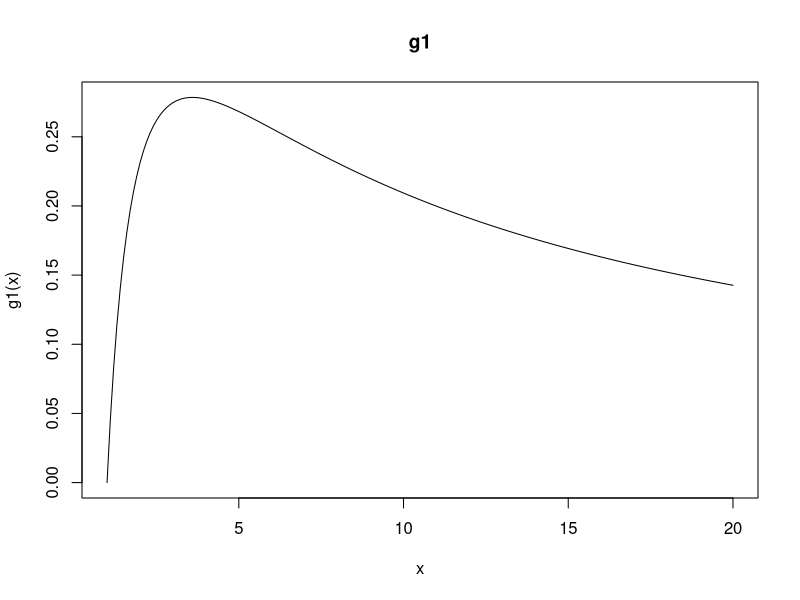
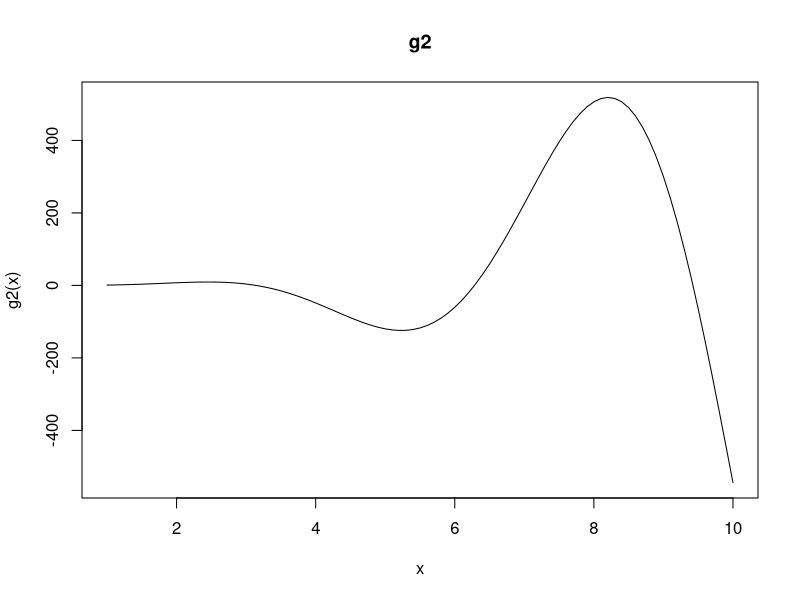
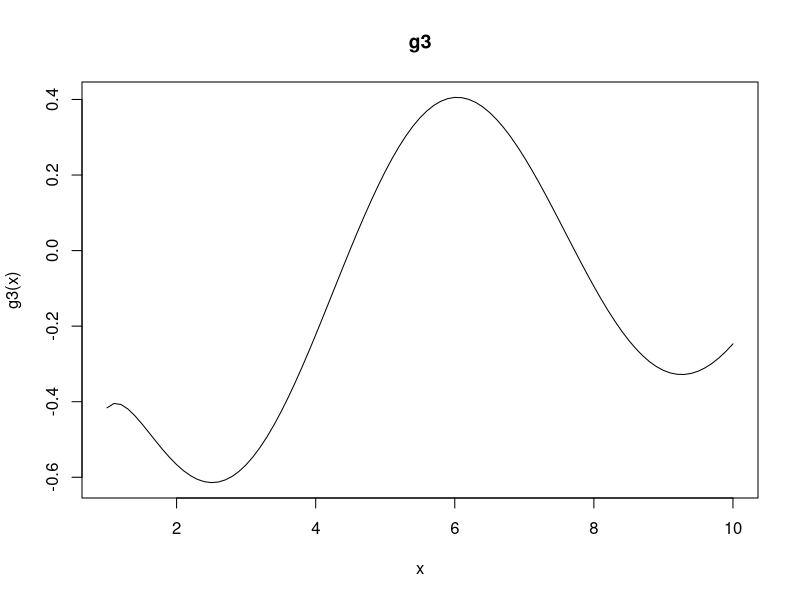
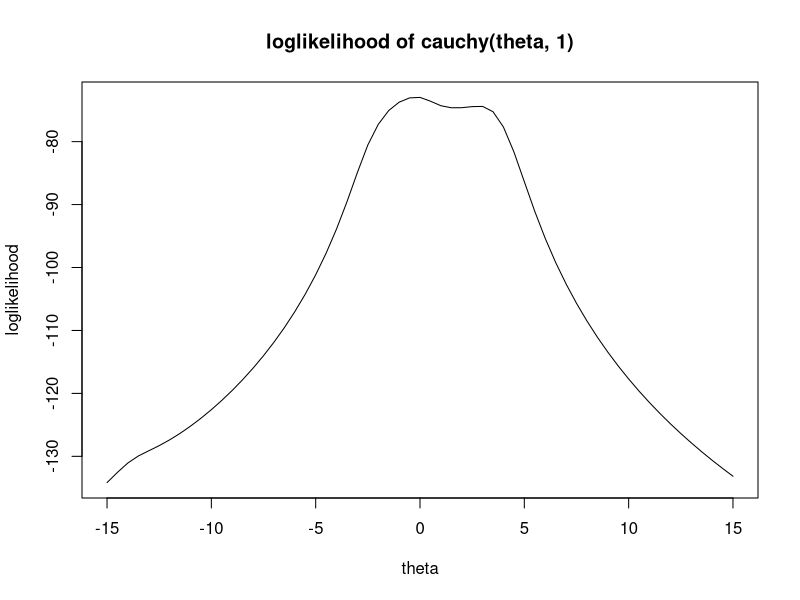

Write the R code that produced these figures, in order. (Note: this script raises an error after producing the figures.)
require("numDeriv")

g1<-function(x){
  log(x)/(1+x)
}

f3<-function(x){
  (1+1/x-log(x))/(1+x)^2
}

g2 <- function(x){
   ((3^(-x)/(x^2+6))+x^3)*sin(x)
}

g3 <- function(x){
  cos(x+1/x)/sqrt(x)
}

# Define function
myBisec<-function(f, a, b, threshold = 10^-8){
  maxiter<-1000
  err<-1
  niter<-0
  x0<-(a+b)/2
  while ( niter<=maxiter && err >= threshold){
    #update interval
    if (grad(f, a)*grad(f, x0) <=0)	{b<-x0}
    else	{a<-x0}
    #update x
    oldx0<-x0
    x0<-(a+b)/2
    #update error and niter
    err<-abs(oldx0-x0)
    niter<-niter+1
    #print(paste(niter,x0,err,sep="  "))
  }
  df = data.frame(algorithm = "bisection", initial = c(a,b), x_star = x0, optimag = f(x0), niter = niter)
  return(df)
}

myNewton<-function(f, x0, threshold = 10^-8){
  maxiter = 1000
  err = 1
  niter = 0
  x.init = x0
  while (niter<=maxiter && err >= threshold){
    #update x
    x1 = x0 - (grad(f, x0)/hessian(f, x0)[1])
    err = abs(x0-x1)
    x0 = x1
    niter = niter+1
    #print(paste(niter,x0,err,sep="  "))
  }
  df = data.frame(algorithm = "Newton", initial = x.init, x_star = round(x1, 4), optimag = round(f(x1), 4), niter = niter)
  return(df)
}

mySecant<-function(f, x0, x1, threshold = 10^-8){
  maxiter = 1000
  err = 1
  niter = 0
  x0.init = x0; x1.init = x1
  while (niter<=maxiter && err >= threshold){
    #update x
    x2 = x1 - grad(f, x1)*(x1-x0)/(grad(f,x1)-grad(f,x0))
    #update error and niter
    err = abs(x2-x1)
    x0 = x1
    x1 = x2
    niter = niter+1
    # to see each step
    #print(paste(niter,x1,err,sep="  "))
  }
  df = data.frame(algorithm = "Secant", initial = c(x0.init, x1.init), x_star = round(x2,4), optimag = round(f(x2),4), niter = niter)
  return(df)
}

# result
plot(seq(1,20,0.1),g1(seq(1,20,0.1)),type='l',xlab="x",ylab="g1(x)",main="g1")
myBisec(g1, 1,5)
myNewton(g1, 1)
mySecant(g1, 1, 5)
optimize(g1,c(1,5), maximum = T)
system.time(for(i in 1:10^3) myBisec(g1, 1,5))
system.time(for(i in 1:10^3) myNewton(g1, 1))
system.time(for(i in 1:10^3) mySecant(g1, 1,5))
system.time(for(i in 1:10^3) optimize(g1,c(1,5), maximum = T))


plot(seq(1,10,0.1),g2(seq(1,10,0.1)),type='l',xlab="x",ylab="g2(x)",main="g2")
myBisec(g2, 7,10)
myNewton(g2, 8)
mySecant(g2, 7, 10)
optimize(g2,c(7,10), maximum = T)
system.time(for(i in 1:10^3) myBisec(g2, 7,10))
system.time(for(i in 1:10^3) myNewton(g2, 8))
system.time(for(i in 1:10^3) mySecant(g2, 7, 10))
system.time(for(i in 1:10^3) optimize(g2,c(7,10), maximum = T))

plot(seq(1,10,0.1),g3(seq(1,10,0.1)),type='l',xlab="x",ylab="g3(x)",main="g3")
myBisec(g3, 5,7)
myNewton(g3, 5)
mySecant(g3, 5, 7)
system.time(for(i in 1:10^3) myBisec(g3, 5,7))
system.time(for(i in 1:10^3) myNewton(g3, 5))
system.time(for(i in 1:10^3) mySecant(g3, 5,7))
system.time(for(i in 1:10^3) optimize(g3,c(5,7), maximum = T))


#Exercise2.1
#a) log-likelihood
x.prob1 = c(1.77,-0.23,2.76,3.80,3.47,56.75,-1.34,4.24,-2.44,3.29,3.71,-2.40,
  4.53,-0.07,-1.05,-13.87,-2.53,-1.75,0.27,43.21)
loglkd.cauchy <- function(theta){
  loglkd.theta = rep(0, length(theta))
  for(i in 1:length(theta)){
    loglkd.theta[i] = sum(dcauchy(x.prob1, location = theta[i], scale = 1, log = T))
  }
  return(loglkd.theta)
}
plot(seq(-15,15,0.5), loglkd.cauchy(seq(-15,15,0.5)), type = 'l', xlab = 'theta', ylab='loglikelihood', main = "loglikelihood of cauchy(theta, 1)")
myNewton(loglkd.cauchy, 0)
optimize(loglkd.cauchy, c(-3,1), maximum = T)
theta.1<-c(-11,-1,0,1.5,4,4.7,7,8,38)

for(i in 2:length(theta.1)){
  print(myNewton(loglkd.cauchy, theta.1[i]))
}
#b)
myBisec(loglkd.cauchy, -1, 1)
myBisec(loglkd.cauchy, -3, -1)
myBisec(loglkd.cauchy, -2, 0)
myBisec(loglkd.cauchy, 0, 2)
myBisec(loglkd.cauchy, 1, 3)
myBisec(loglkd.cauchy, -2, 2)
myBisec(loglkd.cauchy, -3, 3)

#d)
mySecant(loglkd.cauchy, -2, -1)
mySecant(loglkd.cauchy, -3, 3)
mySecant(loglkd.cauchy, -1, 1)
mySecant(loglkd.cauchy, 0, 2)
mySecant(loglkd.cauchy, 1, 3)
mySecant(loglkd.cauchy, -2, 2)
mySecant(loglkd.cauchy, -2, 0)

#e)
system.time(for(i in 1:10^3) myBisec(loglkd.cauchy, -1,1))
system.time(for(i in 1:10^3) myNewton(loglkd.cauchy, 0))
system.time(for(i in 1:10^3) mySecant(loglkd.cauchy, -2,1))
system.time(for(i in 1:10^3) optimize(loglkd.cauchy, c(-3,1), maximum = T))

#a_normal)
x.prob.norm = rnorm(20, 0, 1)
loglkd.normal <- function(theta){
  loglkd.theta = rep(0, length(theta))
  for(i in 1:length(theta)){
    loglkd.theta[i] = sum(dnorm(x.prob.norm, mean = theta[i], sd = 1, log = T))
  }
  return(loglkd.theta)
}
for(i in 2:length(theta.1)){
  print(myNewton(loglkd.normal, theta.1[i]))
}

#b_normal)
myBisec(loglkd.normal, -1, 1)
myBisec(loglkd.normal, -3, -1)
myBisec(loglkd.normal, -2, 0)
myBisec(loglkd.normal, -2, 2)
myBisec(loglkd.normal, 1, 3)


#d_normal)
mySecant(loglkd.normal, -1, -1)
mySecant(loglkd.normal, -3, -1)
mySecant(loglkd.normal, 0, 2)
mySecant(loglkd.normal, -2, 2)
mySecant(loglkd.normal, -2, 0)

optimize(loglkd.normal, c(-1,1), maximum = T)

#e)
system.time(for(i in 1:10^3) myBisec(loglkd.normal, -1,1))
system.time(for(i in 1:10^3) myNewton(loglkd.normal, -1))
system.time(for(i in 1:10^3) mySecant(loglkd.normal, -2,0))
system.time(for(i in 1:10^3) optimize(loglkd.normal, c(-1,1), maximum = T))

# 2.2
x.prob2 = c(3.91,4.85,2.28,4.06,3.70,4.04,5.46,3.53,2.28,1.96, 2.53,3.88,2.22,3.47,4.82,2.46,2.99,2.54,0.52,2.50)
#a) Loglikelihood function
loglkd.prob2 <- function(theta){
  loglkd.theta = rep(0, length(theta))
  for(i in 1:length(theta)){
    loglkd.theta[i] = sum(log(1-cos(x.prob2-theta[i]))-log(2*pi))
  }
  return(loglkd.theta)
}

plot(seq(-pi,pi,0.01), loglkd.prob2(seq(-pi,pi,0.01)), type = 'l', xlab = 'theta', ylab='loglikelihood', main = "loglikelihood of prob2")

#b) method of moments estimator
mme.theta = asin(mean(x.prob2)-pi)
#c) using the method of moments estimator as a start value
myNewton(loglkd.prob2, mme.theta)
myNewton(loglkd.prob2,-2.7)
myNewton(loglkd.prob2, 2.7)
optimize(loglkd.prob2, c(-3,3), maximum = T)

#d, e)
theta.2 = seq(-pi, pi, by = (2*pi/(199)))
vec.prob2 = rep(0,200)
for(i in 2:length(theta.2)){
  vec.prob2[i] = myNewton(loglkd.prob2, theta.2[i])$x_star
  f.opt = myNewton(loglkd.prob2, theta.2[i])$optimag
  if(vec.prob2[i-1] != vec.prob2[i]){
    print(c(i, round(theta.2[i-1],4), round(theta.2[i],4),round(theta.2[i+1],4), round(vec.prob2[i],4), round(f.opt,4)))
  }
}
# optim
# default: Nelder-Mead"
f <- expression(x^2, 'x')

# symbolic diffrentiation
D(f, 'x')
D(D(f, 'x'),'x')

# symbolic integration; maple